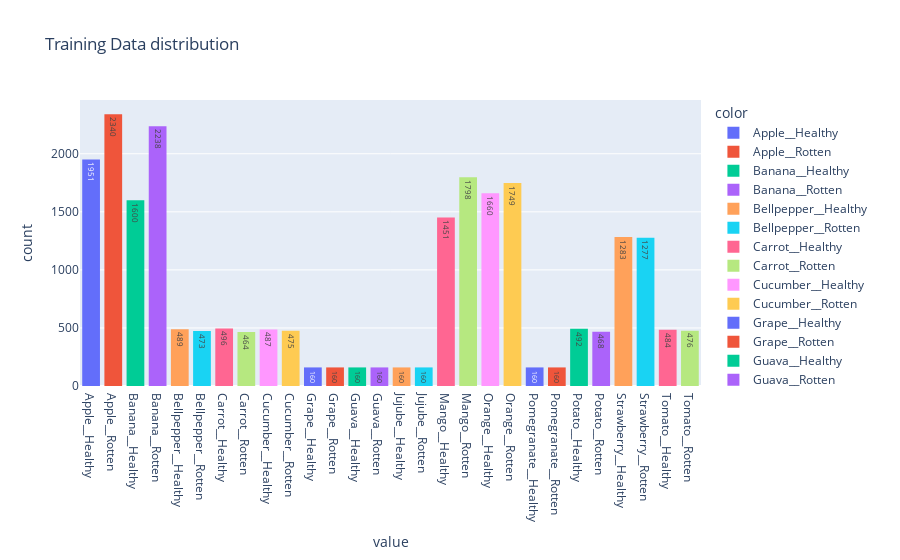

Notebook code cell kept with this figure:
### Markdown cell above
##### 1.1.3.1 Training Data

### Code cell
px.histogram(train_df['classes'].map(classes_names) , title='Training Data distribution' ,
             color = train_df['classes'].map(classes_names),
            text_auto=True)

### Figure 1 — Plotly figure (JSON) as saved in the notebook; plotly's stock layout.template omitted (floating-point values rounded to 4 significant figures; data arrays with more than 128 entries replaced by an {"elided": "..."} marker saying what was removed)
{"data": [{"alignmentgroup": "True", "bingroup": "x", "hovertemplate": "color=Apple__Healthy<br>value=%{x}<br>count=%{y}<extra></extra>", "legendgroup": "Apple__Healthy", "marker": {"color": "#636efa", "pattern": {"shape": ""}}, "name": "Apple__Healthy", "offsetgroup": "Apple__Healthy", "orientation": "v", "showlegend": true, "texttemplate": "%{value}", "type": "histogram", "x": {"elided": "1951 str values"}, "xaxis": "x", "yaxis": "y"}, {"alignmentgroup": "True", "bingroup": "x", "hovertemplate": "color=Apple__Rotten<br>value=%{x}<br>count=%{y}<extra></extra>", "legendgroup": "Apple__Rotten", "marker": {"color": "#EF553B", "pattern": {"shape": ""}}, "name": "Apple__Rotten", "offsetgroup": "Apple__Rotten", "orientation": "v", "showlegend": true, "texttemplate": "%{value}", "type": "histogram", "x": {"elided": "2340 str values"}, "xaxis": "x", "yaxis": "y"}, {"alignmentgroup": "True", "bingroup": "x", "hovertemplate": "color=Banana__Healthy<br>value=%{x}<br>count=%{y}<extra></extra>", "legendgroup": "Banana__Healthy", "marker": {"color": "#00cc96", "pattern": {"shape": ""}}, "name": "Banana__Healthy", "offsetgroup": "Banana__Healthy", "orientation": "v", "showlegend": true, "texttemplate": "%{value}", "type": "histogram", "x": {"elided": "1600 str values"}, "xaxis": "x", "yaxis": "y"}, {"alignmentgroup": "True", "bingroup": "x", "hovertemplate": "color=Banana__Rotten<br>value=%{x}<br>count=%{y}<extra></extra>", "legendgroup": "Banana__Rotten", "marker": {"color": "#ab63fa", "pattern": {"shape": ""}}, "name": "Banana__Rotten", "offsetgroup": "Banana__Rotten", "orientation": "v", "showlegend": true, "texttemplate": "%{value}", "type": "histogram", "x": {"elided": "2238 str values"}, "xaxis": "x", "yaxis": "y"}, {"alignmentgroup": "True", "bingroup": "x", "hovertemplate": "color=Bellpepper__Healthy<br>value=%{x}<br>count=%{y}<extra></extra>", "legendgroup": "Bellpepper__Healthy", "marker": {"color": "#FFA15A", "pattern": {"shape": ""}}, "name": "Bellpepper__Healthy", "offsetgroup": "Bellpepper__Healthy", "orientation": "v", "showlegend": true, "texttemplate": "%{value}", "type": "histogram", "x": {"elided": "489 str values"}, "xaxis": "x", "yaxis": "y"}, {"alignmentgroup": "True", "bingroup": "x", "hovertemplate": "color=Bellpepper__Rotten<br>value=%{x}<br>count=%{y}<extra></extra>", "legendgroup": "Bellpepper__Rotten", "marker": {"color": "#19d3f3", "pattern": {"shape": ""}}, "name": "Bellpepper__Rotten", "offsetgroup": "Bellpepper__Rotten", "orientation": "v", "showlegend": true, "texttemplate": "%{value}", "type": "histogram", "x": {"elided": "473 str values"}, "xaxis": "x", "yaxis": "y"}, {"alignmentgroup": "True", "bingroup": "x", "hovertemplate": "color=Carrot__Healthy<br>value=%{x}<br>count=%{y}<extra></extra>", "legendgroup": "Carrot__Healthy", "marker": {"color": "#FF6692", "pattern": {"shape": ""}}, "name": "Carrot__Healthy", "offsetgroup": "Carrot__Healthy", "orientation": "v", "showlegend": true, "texttemplate": "%{value}", "type": "histogram", "x": {"elided": "496 str values"}, "xaxis": "x", "yaxis": "y"}, {"alignmentgroup": "True", "bingroup": "x", "hovertemplate": "color=Carrot__Rotten<br>value=%{x}<br>count=%{y}<extra></extra>", "legendgroup": "Carrot__Rotten", "marker": {"color": "#B6E880", "pattern": {"shape": ""}}, "name": "Carrot__Rotten", "offsetgroup": "Carrot__Rotten", "orientation": "v", "showlegend": true, "texttemplate": "%{value}", "type": "histogram", "x": {"elided": "464 str values"}, "xaxis": "x", "yaxis": "y"}, {"alignmentgroup": "True", "bingroup": "x", "hovertemplate": "color=Cucumber__Healthy<br>value=%{x}<br>count=%{y}<extra></extra>", "legendgroup": "Cucumber__Healthy", "marker": {"color": "#FF97FF", "pattern": {"shape": ""}}, "name": "Cucumber__Healthy", "offsetgroup": "Cucumber__Healthy", "orientation": "v", "showlegend": true, "texttemplate": "%{value}", "type": "histogram", "x": {"elided": "487 str values"}, "xaxis": "x", "yaxis": "y"}, {"alignmentgroup": "True", "bingroup": "x", "hovertemplate": "color=Cucumber__Rotten<br>value=%{x}<br>count=%{y}<extra></extra>", "legendgroup": "Cucumber__Rotten", "marker": {"color": "#FECB52", "pattern": {"shape": ""}}, "name": "Cucumber__Rotten", "offsetgroup": "Cucumber__Rotten", "orientation": "v", "showlegend": true, "texttemplate": "%{value}", "type": "histogram", "x": {"elided": "475 str values"}, "xaxis": "x", "yaxis": "y"}, {"alignmentgroup": "True", "bingroup": "x", "hovertemplate": "color=Grape__Healthy<br>value=%{x}<br>count=%{y}<extra></extra>", "legendgroup": "Grape__Healthy", "marker": {"color": "#636efa", "pattern": {"shape": ""}}, "name": "Grape__Healthy", "offsetgroup": "Grape__Healthy", "orientation": "v", "showlegend": true, "texttemplate": "%{value}", "type": "histogram", "x": {"elided": "160 str values"}, "xaxis": "x", "yaxis": "y"}, {"alignmentgroup": "True", "bingroup": "x", "hovertemplate": "color=Grape__Rotten<br>value=%{x}<br>count=%{y}<extra></extra>", "legendgroup": "Grape__Rotten", "marker": {"color": "#EF553B", "pattern": {"shape": ""}}, "name": "Grape__Rotten", "offsetgroup": "Grape__Rotten", "orientation": "v", "showlegend": true, "texttemplate": "%{value}", "type": "histogram", "x": {"elided": "160 str values"}, "xaxis": "x", "yaxis": "y"}, {"alignmentgroup": "True", "bingroup": "x", "hovertemplate": "color=Guava__Healthy<br>value=%{x}<br>count=%{y}<extra></extra>", "legendgroup": "Guava__Healthy", "marker": {"color": "#00cc96", "pattern": {"shape": ""}}, "name": "Guava__Healthy", "offsetgroup": "Guava__Healthy", "orientation": "v", "showlegend": true, "texttemplate": "%{value}", "type": "histogram", "x": {"elided": "160 str values"}, "xaxis": "x", "yaxis": "y"}, {"alignmentgroup": "True", "bingroup": "x", "hovertemplate": "color=Guava__Rotten<br>value=%{x}<br>count=%{y}<extra></extra>", "legendgroup": "Guava__Rotten", "marker": {"color": "#ab63fa", "pattern": {"shape": ""}}, "name": "Guava__Rotten", "offsetgroup": "Guava__Rotten", "orientation": "v", "showlegend": true, "texttemplate": "%{value}", "type": "histogram", "x": {"elided": "160 str values"}, "xaxis": "x", "yaxis": "y"}, {"alignmentgroup": "True", "bingroup": "x", "hovertemplate": "color=Jujube__Healthy<br>value=%{x}<br>count=%{y}<extra></extra>", "legendgroup": "Jujube__Healthy", "marker": {"color": "#FFA15A", "pattern": {"shape": ""}}, "name": "Jujube__Healthy", "offsetgroup": "Jujube__Healthy", "orientation": "v", "showlegend": true, "texttemplate": "%{value}", "type": "histogram", "x": {"elided": "160 str values"}, "xaxis": "x", "yaxis": "y"}, {"alignmentgroup": "True", "bingroup": "x", "hovertemplate": "color=Jujube__Rotten<br>value=%{x}<br>count=%{y}<extra></extra>", "legendgroup": "Jujube__Rotten", "marker": {"color": "#19d3f3", "pattern": {"shape": ""}}, "name": "Jujube__Rotten", "offsetgroup": "Jujube__Rotten", "orientation": "v", "showlegend": true, "texttemplate": "%{value}", "type": "histogram", "x": {"elided": "160 str values"}, "xaxis": "x", "yaxis": "y"}, {"alignmentgroup": "True", "bingroup": "x", "hovertemplate": "color=Mango__Healthy<br>value=%{x}<br>count=%{y}<extra></extra>", "legendgroup": "Mango__Healthy", "marker": {"color": "#FF6692", "pattern": {"shape": ""}}, "name": "Mango__Healthy", "offsetgroup": "Mango__Healthy", "orientation": "v", "showlegend": true, "texttemplate": "%{value}", "type": "histogram", "x": {"elided": "1451 str values"}, "xaxis": "x", "yaxis": "y"}, {"alignmentgroup": "True", "bingroup": "x", "hovertemplate": "color=Mango__Rotten<br>value=%{x}<br>count=%{y}<extra></extra>", "legendgroup": "Mango__Rotten", "marker": {"color": "#B6E880", "pattern": {"shape": ""}}, "name": "Mango__Rotten", "offsetgroup": "Mango__Rotten", "orientation": "v", "showlegend": true, "texttemplate": "%{value}", "type": "histogram", "x": {"elided": "1798 str values"}, "xaxis": "x", "yaxis": "y"}, {"alignmentgroup": "True", "bingroup": "x", "hovertemplate": "color=Orange__Healthy<br>value=%{x}<br>count=%{y}<extra></extra>", "legendgroup": "Orange__Healthy", "marker": {"color": "#FF97FF", "pattern": {"shape": ""}}, "name": "Orange__Healthy", "offsetgroup": "Orange__Healthy", "orientation": "v", "showlegend": true, "texttemplate": "%{value}", "type": "histogram", "x": {"elided": "1660 str values"}, "xaxis": "x", "yaxis": "y"}, {"alignmentgroup": "True", "bingroup": "x", "hovertemplate": "color=Orange__Rotten<br>value=%{x}<br>count=%{y}<extra></extra>", "legendgroup": "Orange__Rotten", "marker": {"color": "#FECB52", "pattern": {"shape": ""}}, "name": "Orange__Rotten", "offsetgroup": "Orange__Rotten", "orientation": "v", "showlegend": true, "texttemplate": "%{value}", "type": "histogram", "x": {"elided": "1749 str values"}, "xaxis": "x", "yaxis": "y"}, {"alignmentgroup": "True", "bingroup": "x", "hovertemplate": "color=Pomegranate__Healthy<br>value=%{x}<br>count=%{y}<extra></extra>", "legendgroup": "Pomegranate__Healthy", "marker": {"color": "#636efa", "pattern": {"shape": ""}}, "name": "Pomegranate__Healthy", "offsetgroup": "Pomegranate__Healthy", "orientation": "v", "showlegend": true, "texttemplate": "%{value}", "type": "histogram", "x": {"elided": "160 str values"}, "xaxis": "x", "yaxis": "y"}, {"alignmentgroup": "True", "bingroup": "x", "hovertemplate": "color=Pomegranate__Rotten<br>value=%{x}<br>count=%{y}<extra></extra>", "legendgroup": "Pomegranate__Rotten", "marker": {"color": "#EF553B", "pattern": {"shape": ""}}, "name": "Pomegranate__Rotten", "offsetgroup": "Pomegranate__Rotten", "orientation": "v", "showlegend": true, "texttemplate": "%{value}", "type": "histogram", "x": {"elided": "160 str values"}, "xaxis": "x", "yaxis": "y"}, {"alignmentgroup": "True", "bingroup": "x", "hovertemplate": "color=Potato__Healthy<br>value=%{x}<br>count=%{y}<extra></extra>", "legendgroup": "Potato__Healthy", "marker": {"color": "#00cc96", "pattern": {"shape": ""}}, "name": "Potato__Healthy", "offsetgroup": "Potato__Healthy", "orientation": "v", "showlegend": true, "texttemplate": "%{value}", "type": "histogram", "x": {"elided": "492 str values"}, "xaxis": "x", "yaxis": "y"}, {"alignmentgroup": "True", "bingroup": "x", "hovertemplate": "color=Potato__Rotten<br>value=%{x}<br>count=%{y}<extra></extra>", "legendgroup": "Potato__Rotten", "marker": {"color": "#ab63fa", "pattern": {"shape": ""}}, "name": "Potato__Rotten", "offsetgroup": "Potato__Rotten", "orientation": "v", "showlegend": true, "texttemplate": "%{value}", "type": "histogram", "x": {"elided": "468 str values"}, "xaxis": "x", "yaxis": "y"}, {"alignmentgroup": "True", "bingroup": "x", "hovertemplate": "color=Strawberry__Healthy<br>value=%{x}<br>count=%{y}<extra></extra>", "legendgroup": "Strawberry__Healthy", "marker": {"color": "#FFA15A", "pattern": {"shape": ""}}, "name": "Strawberry__Healthy", "offsetgroup": "Strawberry__Healthy", "orientation": "v", "showlegend": true, "texttemplate": "%{value}", "type": "histogram", "x": {"elided": "1283 str values"}, "xaxis": "x", "yaxis": "y"}, {"alignmentgroup": "True", "bingroup": "x", "hovertemplate": "color=Strawberry__Rotten<br>value=%{x}<br>count=%{y}<extra></extra>", "legendgroup": "Strawberry__Rotten", "marker": {"color": "#19d3f3", "pattern": {"shape": ""}}, "name": "Strawberry__Rotten", "offsetgroup": "Strawberry__Rotten", "orientation": "v", "showlegend": true, "texttemplate": "%{value}", "type": "histogram", "x": {"elided": "1277 str values"}, "xaxis": "x", "yaxis": "y"}, {"alignmentgroup": "True", "bingroup": "x", "hovertemplate": "color=Tomato__Healthy<br>value=%{x}<br>count=%{y}<extra></extra>", "legendgroup": "Tomato__Healthy", "marker": {"color": "#FF6692", "pattern": {"shape": ""}}, "name": "Tomato__Healthy", "offsetgroup": "Tomato__Healthy", "orientation": "v", "showlegend": true, "texttemplate": "%{value}", "type": "histogram", "x": {"elided": "484 str values"}, "xaxis": "x", "yaxis": "y"}, {"alignmentgroup": "True", "bingroup": "x", "hovertemplate": "color=Tomato__Rotten<br>value=%{x}<br>count=%{y}<extra></extra>", "legendgroup": "Tomato__Rotten", "marker": {"color": "#B6E880", "pattern": {"shape": ""}}, "name": "Tomato__Rotten", "offsetgroup": "Tomato__Rotten", "orientation": "v", "showlegend": true, "texttemplate": "%{value}", "type": "histogram", "x": {"elided": "476 str values"}, "xaxis": "x", "yaxis": "y"}], "layout": {"autosize": true, "barmode": "relative", "legend": {"title": {"text": "color"}, "tracegroupgap": 0}, "title": {"text": "Training Data distribution"}, "xaxis": {"anchor": "y", "autorange": true, "domain": [0, 1], "range": [-0.5, 27.5], "title": {"text": "value"}, "type": "category"}, "yaxis": {"anchor": "x", "autorange": true, "domain": [0, 1], "range": [0, 2463.0], "title": {"text": "count"}}}}
